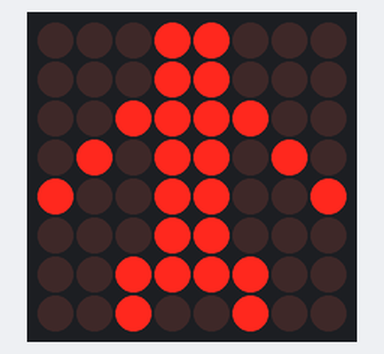
Simulated run of this sketch. Board: Arduino Uno, built with avr-gcc and run on an emulated ATmega328P. Parts: 8×8 LED matrix.

Above: at 0.1 s.
At 1.8 s:
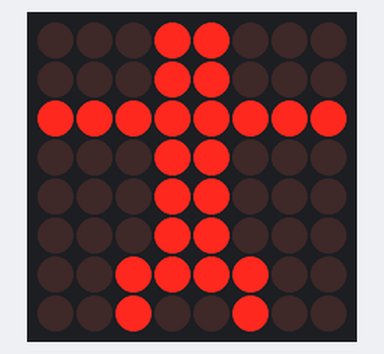
At 3.16 s:
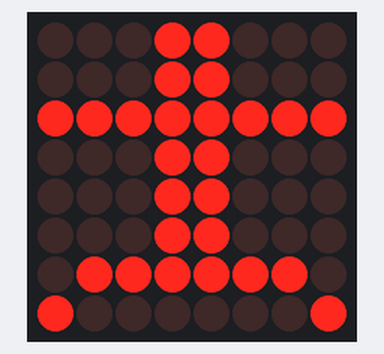
At 3.7 s:
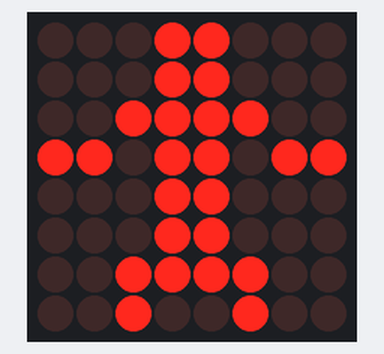
At 4.7 s:
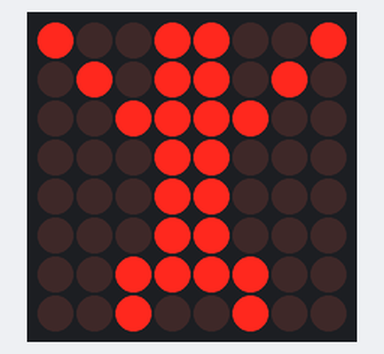
At 5.87 s:
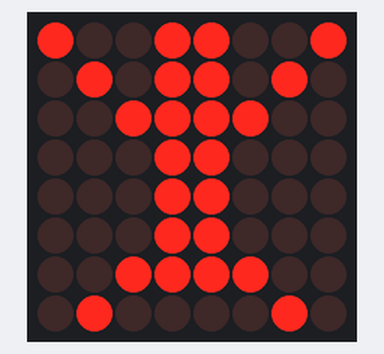

Measured:
- by itself, everything shown: repeats every 6.0 s, in 13 steps
- what the display in image 1 shows lasts 0.5 s, from 1.7 s to 2.2 s

The sketch:

DotMatrix_dancingPerson.ino
```cpp
#include "LedControl.h"
#include "binary.h"

/*
 Now we need a LedControl to work with.
 ***** These pin numbers will probably not work with your hardware *****
 pin 12 is connected to the DataIn
 pin 10 is connected to the CLK
 pin 11 is connected to LOAD
 We have only a single MAX72XX.
 */

LedControl lc = LedControl(12,10,11,1);

long delaytime;

// staying
byte st[8]= {B00011000,
             B00011000,
             B00111100,
             B01011010,
             B10011001,
             B00011000,
             B00111100,
             B00100100};

//arms up 1
byte armUp1[8]= {B00011000,
             B00011000,
             B00111100,
             B11011011,
             B00011000,
             B00011000,
             B00111100,
             B00100100};
//arms up 2
byte armUp2[8]= {B00011000,
             B00011000,
             B11111111,
             B00011000,
             B00011000,
             B00011000,
             B00111100,
             B00100100};

//arms up 3
byte armUp3[8]= {B10011001,
             B01011010,
             B00111100,
             B00011000,
             B00011000,
             B00011000,
             B00111100,
             B00100100};

//legs 2
byte legs2[8]= {B00011000,
             B00011000,
             B11111111,
             B00011000,
             B00011000,
             B00011000,
             B01111110,
             B10000001};

//legs 3
byte legs3[8]= {B10011001,
             B01011010,
             B00111100,
             B00011000,
             B00011000,
             B00011000,
             B00111100,
             B01000010};

void setup() {
  lc.shutdown(0,false);
  // Set brightness to a medium value
  lc.setIntensity(0,8);
  // Clear the display
  lc.clearDisplay(0);

}

void dancer(int delaytime){
  if (delaytime>1201)
  {
    lc.setRow(0,0,st[0]);
    lc.setRow(0,1,st[1]);
    lc.setRow(0,2,st[2]);
    lc.setRow(0,3,st[3]);
    lc.setRow(0,4,st[4]);
    lc.setRow(0,5,st[5]);
    lc.setRow(0,6,st[6]);
    lc.setRow(0,7,st[7]);
    delay(delaytime);
  }
   if (delaytime<1200 and delaytime>401)
  {
    lc.setRow(0,0,armUp1[0]);
    lc.setRow(0,1,armUp1[1]);
    lc.setRow(0,2,armUp1[2]);
    lc.setRow(0,3,armUp1[3]);
    lc.setRow(0,4,armUp1[4]);
    lc.setRow(0,5,armUp1[5]);
    lc.setRow(0,6,armUp1[6]);
    lc.setRow(0,7,armUp1[7]);
    delay(delaytime);
    lc.setRow(0,0,armUp2[0]);
    lc.setRow(0,1,armUp2[1]);
    lc.setRow(0,2,armUp2[2]);
    lc.setRow(0,3,armUp2[3]);
    lc.setRow(0,4,armUp2[4]);
    lc.setRow(0,5,armUp2[5]);
    lc.setRow(0,6,armUp2[6]);
    lc.setRow(0,7,armUp2[7]);
    delay(delaytime);
    lc.setRow(0,0,armUp3[0]);
    lc.setRow(0,1,armUp3[1]);
    lc.setRow(0,2,armUp3[2]);
    lc.setRow(0,3,armUp3[3]);
    lc.setRow(0,4,armUp3[4]);
    lc.setRow(0,5,armUp3[5]);
    lc.setRow(0,6,armUp3[6]);
    lc.setRow(0,7,armUp3[7]);
    delay(delaytime);
  }

  if (delaytime<400)
  {
    lc.setRow(0,0,armUp1[0]);
    lc.setRow(0,1,armUp1[1]);
    lc.setRow(0,2,armUp1[2]);
    lc.setRow(0,3,armUp1[3]);
    lc.setRow(0,4,armUp1[4]);
    lc.setRow(0,5,armUp1[5]);
    lc.setRow(0,6,armUp1[6]);
    lc.setRow(0,7,armUp1[7]);
    delay(delaytime);
    lc.setRow(0,0,armUp2[0]);
    lc.setRow(0,1,armUp2[1]);
    lc.setRow(0,2,armUp2[2]);
    lc.setRow(0,3,armUp2[3]);
    lc.setRow(0,4,armUp2[4]);
    lc.setRow(0,5,armUp2[5]);
    lc.setRow(0,6,legs2[6]);
    lc.setRow(0,7,legs2[7]);
    delay(delaytime);
    lc.setRow(0,0,armUp3[0]);
    lc.setRow(0,1,armUp3[1]);
    lc.setRow(0,2,armUp3[2]);
    lc.setRow(0,3,armUp3[3]);
    lc.setRow(0,4,armUp3[4]);
    lc.setRow(0,5,armUp3[5]);
    lc.setRow(0,6,legs3[6]);
    lc.setRow(0,7,legs3[7]);
    delay(delaytime);
  }
}

void loop(){
  dancer(1210);
  dancer(500);
  dancer(300);
  dancer(500);
  dancer(300);

}
```
